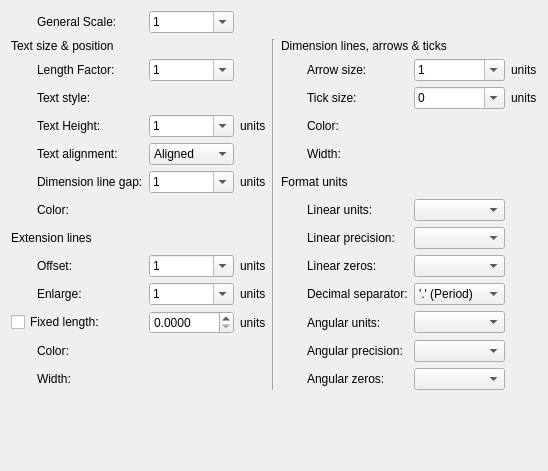
     <widget class="QWidget" name="tab4">
      <attribute name="title">
       <string>&amp;Dimensions</string>
      </attribute>
      <layout class="QGridLayout" name="gridLayout">
       <item row="14" column="5">
        <spacer name="spacer11_2_2">
         <property name="orientation">
          <enum>Qt::Vertical</enum>
         </property>
         <property name="sizeType">
          <enum>QSizePolicy::Expanding</enum>
         </property>
         <property name="sizeHint" stdset="0">
          <size>
           <width>20</width>
           <height>30</height>
          </size>
         </property>
        </spacer>
       </item>
       <item row="3" column="2">
        <widget class="QG_FontBox" name="cbDimTxSty" native="true"/>
       </item>
       <item row="3" column="1">
        <widget class="QLabel" name="label_5">
         <property name="text">
          <string>Text style:</string>
         </property>
        </widget>
       </item>
       <item row="10" column="7">
        <widget class="QComboBox" name="cbDimDSep">
         <item>
          <property name="text">
           <string>'.' (Period)</string>
          </property>
         </item>
         <item>
          <property name="text">
           <string>',' (Comma)</string>
          </property>
         </item>
        </widget>
       </item>
       <item row="10" column="6">
        <widget class="QLabel" name="label_6">
         <property name="text">
          <string>Decimal separator:</string>
         </property>
        </widget>
       </item>
       <item row="3" column="8">
        <widget class="QLabel" name="lDimUnit6">
         <property name="text">
          <string>units</string>
         </property>
         <property name="wordWrap">
          <bool>false</bool>
         </property>
        </widget>
       </item>
       <item row="2" column="8">
        <widget class="QLabel" name="lDimUnit5">
         <property name="text">
          <string>units</string>
         </property>
         <property name="wordWrap">
          <bool>false</bool>
         </property>
        </widget>
       </item>
       <item row="7" column="6">
        <widget class="QLabel" name="lDimLUnit">
         <property name="text">
          <string>Linear units:</string>
         </property>
         <property name="textFormat">
          <enum>Qt::PlainText</enum>
         </property>
         <property name="wordWrap">
          <bool>false</bool>
         </property>
         <property name="buddy">
          <cstring>cbLengthFormat</cstring>
         </property>
        </widget>
       </item>
       <item row="7" column="1">
        <widget class="QLabel" name="lDimClrT">
         <property name="text">
          <string>Color:</string>
         </property>
        </widget>
       </item>
       <item row="13" column="7">
        <widget class="LG_DimzerosBox" name="cbDimAZin"/>
       </item>
       <item row="2" column="1">
        <widget class="QLabel" name="lDimFactor">
         <property name="text">
          <string>Length Factor:</string>
         </property>
         <property name="wordWrap">
          <bool>false</bool>
         </property>
        </widget>
       </item>
       <item row="2" column="2">
        <widget class="QComboBox" name="cbDimFactor">
         <property name="toolTip">
          <string>&lt;html&gt;&lt;head/&gt;&lt;body&gt;&lt;p&gt;Scale to multiply all dimension values.&lt;/p&gt;&lt;/body&gt;&lt;/html&gt;</string>
         </property>
         <property name="editable">
          <bool>true</bool>
         </property>
         <property name="currentIndex">
          <number>3</number>
         </property>
         <item>
          <property name="text">
           <string notr="true">0.1</string>
          </property>
         </item>
         <item>
          <property name="text">
           <string notr="true">0.2</string>
          </property>
         </item>
         <item>
          <property name="text">
           <string notr="true">0.5</string>
          </property>
         </item>
         <item>
          <property name="text">
           <string notr="true">1</string>
          </property>
         </item>
         <item>
          <property name="text">
           <string notr="true">2</string>
          </property>
         </item>
         <item>
          <property name="text">
           <string notr="true">5</string>
          </property>
         </item>
         <item>
          <property name="text">
           <string notr="true">10</string>
          </property>
         </item>
         <item>
          <property name="text">
           <string notr="true">20</string>
          </property>
         </item>
         <item>
          <property name="text">
           <string notr="true">50</string>
          </property>
         </item>
         <item>
          <property name="text">
           <string notr="true">100</string>
          </property>
         </item>
         <item>
          <property name="text">
           <string notr="true">200</string>
          </property>
         </item>
         <item>
          <property name="text">
           <string notr="true">500</string>
          </property>
         </item>
         <item>
          <property name="text">
           <string notr="true">1000</string>
          </property>
         </item>
        </widget>
       </item>
       <item row="3" column="6">
        <widget class="QLabel" name="lDimTsz">
         <property name="text">
          <string>Tick size:</string>
         </property>
         <property name="wordWrap">
          <bool>false</bool>
         </property>
        </widget>
       </item>
       <item row="4" column="3">
        <widget class="QLabel" name="lDimUnit1">
         <property name="text">
          <string>units</string>
         </property>
         <property name="wordWrap">
          <bool>false</bool>
         </property>
        </widget>
       </item>
       <item row="15" column="0">
        <spacer name="spacer11">
         <property name="orientation">
          <enum>Qt::Vertical</enum>
         </property>
         <property name="sizeType">
          <enum>QSizePolicy::Expanding</enum>
         </property>
         <property name="sizeHint" stdset="0">
          <size>
           <width>20</width>
           <height>30</height>
          </size>
         </property>
        </spacer>
       </item>
       <item row="5" column="7">
        <widget class="QG_WidthBox" name="cbDimLwD" native="true"/>
       </item>
       <item row="11" column="6">
        <widget class="QLabel" name="lDimAUnit">
         <property name="text">
          <string>Angular units:</string>
         </property>
         <property name="wordWrap">
          <bool>false</bool>
         </property>
         <property name="buddy">
          <cstring>cbAngleFormat</cstring>
         </property>
        </widget>
       </item>
       <item row="4" column="1">
        <widget class="QLabel" name="lDimTextHeight">
         <property name="text">
          <string>Text Height:</string>
         </property>
         <property name="wordWrap">
          <bool>false</bool>
         </property>
        </widget>
       </item>
       <item row="9" column="6">
        <widget class="QLabel" name="lDimZin">
         <property name="text">
          <string>Linear zeros:</string>
         </property>
        </widget>
       </item>
       <item row="3" column="7">
        <widget class="QComboBox" name="cbDimTsz">
         <property name="toolTip">
          <string>&lt;html&gt;&lt;head/&gt;&lt;body&gt;&lt;p&gt;Dimension Tick size. Set it to 0 will disable the dimension tick. Dimension arrow won't be drawn when dimension tick is enabled.&lt;/p&gt;&lt;/body&gt;&lt;/html&gt;</string>
         </property>
         <property name="editable">
          <bool>true</bool>
         </property>
         <item>
          <property name="text">
           <string notr="true">0</string>
          </property>
         </item>
         <item>
          <property name="text">
           <string notr="true">1</string>
          </property>
         </item>
         <item>
          <property name="text">
           <string notr="true">2</string>
          </property>
         </item>
         <item>
          <property name="text">
           <string notr="true">5</string>
          </property>
         </item>
        </widget>
       </item>
       <item row="6" column="5" colspan="3">
        <widget class="QLabel" name="label_4">
         <property name="text">
          <string>Format units</string>
         </property>
        </widget>
       </item>
       <item row="6" column="2">
        <widget class="QComboBox" name="cbDimGap">
         <property name="toolTip">
          <string>&lt;html&gt;&lt;head/&gt;&lt;body&gt;&lt;p&gt;Distance gap around text&lt;/p&gt;&lt;/body&gt;&lt;/html&gt;</string>
         </property>
         <property name="editable">
          <bool>true</bool>
         </property>
         <item>
          <property name="text">
           <string notr="true">1</string>
          </property>
         </item>
         <item>
          <property name="text">
           <string notr="true">2</string>
          </property>
         </item>
         <item>
          <property name="text">
           <string notr="true">5</string>
          </property>
         </item>
        </widget>
       </item>
       <item row="0" column="2">
        <widget class="QComboBox" name="cbDimScale">
         <property name="toolTip">
          <string>&lt;html&gt;&lt;head/&gt;&lt;body&gt;&lt;p&gt;Scale to multiply all dimension geometries.&lt;/p&gt;&lt;/body&gt;&lt;/html&gt;</string>
         </property>
         <property name="editable">
          <bool>true</bool>
         </property>
         <property name="currentIndex">
          <number>3</number>
         </property>
         <item>
          <property name="text">
           <string notr="true">0.1</string>
          </property>
         </item>
         <item>
          <property name="text">
           <string notr="true">0.2</string>
          </property>
         </item>
         <item>
          <property name="text">
           <string notr="true">0.5</string>
          </property>
         </item>
         <item>
          <property name="text">
           <string notr="true">1</string>
          </property>
         </item>
         <item>
          <property name="text">
           <string notr="true">2</string>
          </property>
         </item>
         <item>
          <property name="text">
           <string notr="true">5</string>
          </property>
         </item>
         <item>
          <property name="text">
           <string notr="true">10</string>
          </property>
         </item>
        </widget>
       </item>
       <item row="1" column="0" colspan="3">
        <widget class="QLabel" name="label_2">
         <property name="text">
          <string>Text size &amp; position</string>
         </property>
        </widget>
       </item>
       <item row="0" column="1">
        <widget class="QLabel" name="lDimScale">
         <property name="text">
          <string>General Scale:</string>
         </property>
         <property name="wordWrap">
          <bool>false</bool>
         </property>
        </widget>
       </item>
       <item row="4" column="2">
        <widget class="QComboBox" name="cbDimTextHeight">
         <property name="editable">
          <bool>true</bool>
         </property>
         <item>
          <property name="text">
           <string notr="true">1</string>
          </property>
         </item>
         <item>
          <property name="text">
           <string notr="true">2</string>
          </property>
         </item>
         <item>
          <property name="text">
           <string notr="true">5</string>
          </property>
         </item>
        </widget>
       </item>
       <item row="8" column="7">
        <widget class="QComboBox" name="cbDimDec"/>
       </item>
       <item row="4" column="7">
        <widget class="QG_ColorBox" name="cbDimClrD" native="true"/>
       </item>
       <item row="10" column="2">
        <widget class="QComboBox" name="cbDimExe">
         <property name="toolTip">
          <string>Length to enlarge over dimension line</string>
         </property>
         <property name="editable">
          <bool>true</bool>
         </property>
         <item>
          <property name="text">
           <string notr="true">1</string>
          </property>
         </item>
         <item>
          <property name="text">
           <string notr="true">2</string>
          </property>
         </item>
         <item>
          <property name="text">
           <string notr="true">5</string>
          </property>
         </item>
        </widget>
       </item>
       <item row="2" column="7">
        <widget class="QComboBox" name="cbDimAsz">
         <property name="toolTip">
          <string>&lt;html&gt;&lt;head/&gt;&lt;body&gt;&lt;p&gt;Dimension arrow size. &lt;a name=&quot;result_box&quot;/&gt;without effect when tick size &lt;a name=&quot;result_box&quot;/&gt;is other than 0&lt;/p&gt;&lt;/body&gt;&lt;/html&gt;</string>
         </property>
         <property name="editable">
          <bool>true</bool>
         </property>
         <item>
          <property name="text">
           <string notr="true">1</string>
          </property>
         </item>
         <item>
          <property name="text">
           <string notr="true">2</string>
          </property>
         </item>
         <item>
          <property name="text">
           <string notr="true">5</string>
          </property>
         </item>
        </widget>
       </item>
       <item row="15" column="1">
        <spacer name="spacer11_2">
         <property name="orientation">
          <enum>Qt::Vertical</enum>
         </property>
         <property name="sizeType">
          <enum>QSizePolicy::Expanding</enum>
         </property>
         <property name="sizeHint" stdset="0">
          <size>
           <width>20</width>
           <height>40</height>
          </size>
         </property>
        </spacer>
       </item>
       <item row="2" column="6">
        <widget class="QLabel" name="lDimAsz">
         <property name="text">
          <string>Arrow size:</string>
         </property>
         <property name="wordWrap">
          <bool>false</bool>
         </property>
        </widget>
       </item>
       <item row="12" column="7">
        <widget class="QComboBox" name="cbDimADec"/>
       </item>
       <item row="5" column="6">
        <widget class="QLabel" name="lDimLwD">
         <property name="text">
          <string>Width:</string>
         </property>
        </widget>
       </item>
       <item row="11" column="7">
        <widget class="QComboBox" name="cbDimAUnit"/>
       </item>
       <item row="6" column="3">
        <widget class="QLabel" name="lDimUnit4">
         <property name="text">
          <string>units</string>
         </property>
         <property name="wordWrap">
          <bool>false</bool>
         </property>
        </widget>
       </item>
       <item row="1" column="5" colspan="3">
        <widget class="QLabel" name="label">
         <property name="text">
          <string>Dimension lines, arrows &amp; ticks</string>
         </property>
        </widget>
       </item>
       <item row="13" column="6">
        <widget class="QLabel" name="lDimAZin">
         <property name="text">
          <string>Angular zeros:</string>
         </property>
        </widget>
       </item>
       <item row="4" column="6">
        <widget class="QLabel" name="lDimClrD">
         <property name="text">
          <string>Color:</string>
         </property>
        </widget>
       </item>
       <item row="12" column="6">
        <widget class="QLabel" name="lDimADec">
         <property name="text">
          <string>Angular precision:</string>
         </property>
         <property name="wordWrap">
          <bool>false</bool>
         </property>
         <property name="buddy">
          <cstring>cbAnglePrecision</cstring>
         </property>
        </widget>
       </item>
       <item row="10" column="1">
        <widget class="QLabel" name="lDimExe">
         <property name="text">
          <string>Enlarge:</string>
         </property>
         <property name="wordWrap">
          <bool>false</bool>
         </property>
        </widget>
       </item>
       <item row="9" column="1">
        <widget class="QLabel" name="lDimExo">
         <property name="text">
          <string>Offset:</string>
         </property>
         <property name="wordWrap">
          <bool>false</bool>
         </property>
        </widget>
       </item>
       <item row="7" column="7">
        <widget class="QComboBox" name="cbDimLUnit"/>
       </item>
       <item row="8" column="6">
        <widget class="QLabel" name="lDimDec">
         <property name="text">
          <string>Linear precision:</string>
         </property>
         <property name="textFormat">
          <enum>Qt::PlainText</enum>
         </property>
         <property name="wordWrap">
          <bool>false</bool>
         </property>
         <property name="buddy">
          <cstring>cbLengthPrecision</cstring>
         </property>
        </widget>
       </item>
       <item row="7" column="2">
        <widget class="QG_ColorBox" name="cbDimClrT" native="true"/>
       </item>
       <item row="5" column="2">
        <widget class="QComboBox" name="cbDimTih">
         <property name="toolTip">
          <string>&lt;html&gt;&lt;head/&gt;&lt;body&gt;&lt;p&gt;Text alignment &lt;a name=&quot;result_box&quot;/&gt;relative to the dimension line.&lt;/p&gt;&lt;/body&gt;&lt;/html&gt;</string>
         </property>
         <property name="editable">
          <bool>false</bool>
         </property>
         <property name="currentIndex">
          <number>0</number>
         </property>
         <item>
          <property name="text">
           <string>Aligned</string>
          </property>
         </item>
         <item>
          <property name="text">
           <string>Horizontal</string>
          </property>
         </item>
        </widget>
       </item>
       <item row="10" column="3">
        <widget class="QLabel" name="lDimUnit2">
         <property name="text">
          <string>units</string>
         </property>
         <property name="wordWrap">
          <bool>false</bool>
         </property>
        </widget>
       </item>
       <item row="9" column="3">
        <widget class="QLabel" name="lDimUnit3">
         <property name="text">
          <string>units</string>
         </property>
         <property name="wordWrap">
          <bool>false</bool>
         </property>
        </widget>
       </item>
       <item row="9" column="7">
        <widget class="LG_DimzerosBox" name="cbDimZin"/>
       </item>
       <item row="1" column="4" rowspan="13">
        <widget class="Line" name="line">
         <property name="lineWidth">
          <number>1</number>
         </property>
         <property name="orientation">
          <enum>Qt::Vertical</enum>
         </property>
        </widget>
       </item>
       <item row="9" column="2">
        <widget class="QComboBox" name="cbDimExo">
         <property name="toolTip">
          <string>&lt;html&gt;&lt;head/&gt;&lt;body&gt;&lt;p&gt;Offset from origin point.&lt;/p&gt;&lt;/body&gt;&lt;/html&gt;</string>
         </property>
         <property name="editable">
          <bool>true</bool>
         </property>
         <item>
          <property name="text">
           <string notr="true">1</string>
          </property>
         </item>
         <item>
          <property name="text">
           <string notr="true">2</string>
          </property>
         </item>
         <item>
          <property name="text">
           <string notr="true">5</string>
          </property>
         </item>
        </widget>
       </item>
       <item row="11" column="3">
        <widget class="QLabel" name="lDimUnit7">
         <property name="text">
          <string>units</string>
         </property>
        </widget>
       </item>
       <item row="5" column="1">
        <widget class="QLabel" name="lDimTih">
         <property name="text">
          <string>Text alignment:</string>
         </property>
         <property name="wordWrap">
          <bool>false</bool>
         </property>
        </widget>
       </item>
       <item row="6" column="1">
        <widget class="QLabel" name="lDimGap">
         <property name="text">
          <string>Dimension line gap:</string>
         </property>
         <property name="wordWrap">
          <bool>false</bool>
         </property>
        </widget>
       </item>
       <item row="8" column="0" colspan="3">
        <widget class="QLabel" name="label_3">
         <property name="text">
          <string>Extension lines</string>
         </property>
        </widget>
       </item>
       <item row="11" column="0" colspan="2">
        <widget class="QCheckBox" name="cbDimFxLon">
         <property name="text">
          <string>Fixed length:</string>
         </property>
         <property name="tristate">
          <bool>false</bool>
         </property>
        </widget>
       </item>
       <item row="12" column="1">
        <widget class="QLabel" name="lDimClrE">
         <property name="text">
          <string>Color:</string>
         </property>
        </widget>
       </item>
       <item row="13" column="1">
        <widget class="QLabel" name="lDimLwE">
         <property name="text">
          <string>Width:</string>
         </property>
        </widget>
       </item>
       <item row="13" column="2">
        <widget class="QG_WidthBox" name="cbDimLwE" native="true"/>
       </item>
       <item row="12" column="2">
        <widget class="QG_ColorBox" name="cbDimClrE" native="true">
         <property name="toolTip">
          <string/>
         </property>
         <property name="editable" stdset="0">
          <bool>false</bool>
         </property>
        </widget>
       </item>
       <item row="11" column="2">
        <widget class="QDoubleSpinBox" name="cbDimFxL">
         <property name="toolTip">
          <string>fixed extension line length</string>
         </property>
         <property name="decimals">
          <number>4</number>
         </property>
        </widget>
       </item>
      </layout>
     </widget>
